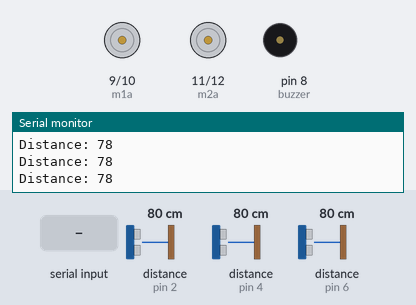
The sketch below on a simulated Arduino Uno, built with avr-gcc and run on an emulated ATmega328P. Parts: motor-driver pin pairs drawn as motors (green arrow = first pin HIGH = forward, orange = second pin HIGH = backward, longer = more drive), buzzer (waves = sounding, pin HIGH), the last lines printed to the serial monitor. Wiring (inferred from the names in the program): 3 × ultrasonic range finder: trigger pin 3, echo pin 2 / trigger pin 5, echo pin 4 / trigger pin 7, echo pin 6. The test bench sets the inputs (shaded band); at power-on: distance to the obstacle (sensors on pin 2, pin 4, pin 6) 80 cm. The echo pulse lasts 58.3 µs per cm; pins used as bus, display or sensor lines are not drawn.

Above: at 1.2 s.
1.3 s: distance to the obstacle (sensor on pin 2) set to 23 cm
2.8 s: distance to the obstacle (sensor on pin 2) set to 18 cm
At 3.3 s:
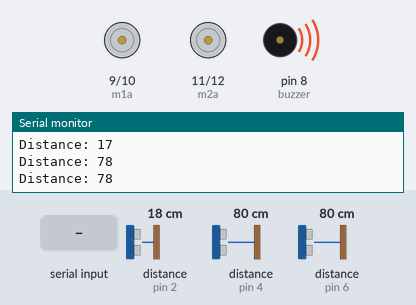
5.8 s: "F" received over Serial
At 6.4 s:
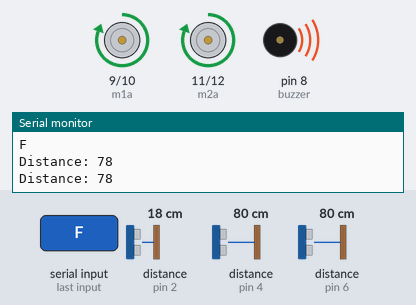
8.8 s: "B" received over Serial
At 9.7 s:
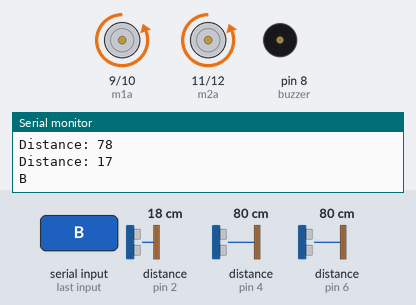
11.8 s: "L" received over Serial
At 12.4 s:
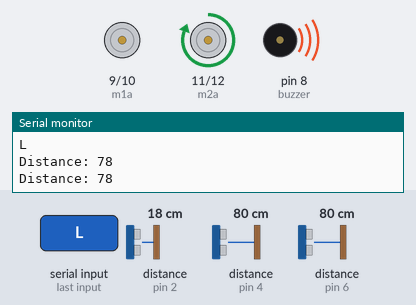
14.8 s: "R" received over Serial
At 15.3 s:
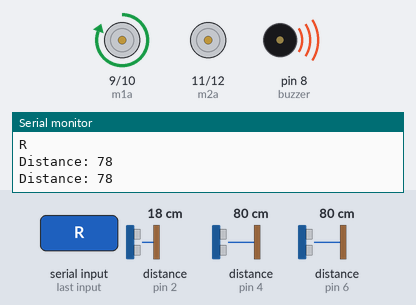
Timing chart, 0 to 18.8 s (numbered marks = the images above; inputs shaded):
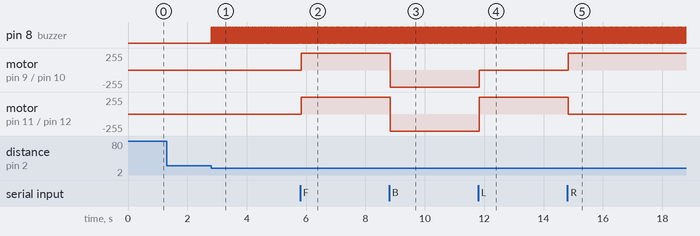

The sketch:

autonomous_food_delivery_robot.ino
```cpp
const int trigPin_1 = 7;
const int echoPin_1 = 6;
const int trigPin_2 = 5;
const int echoPin_2 = 4;
const int trigPin_3 = 3;
const int echoPin_3 = 2;
const int buzzer =8;
long duration;
int distance;
int safetyDistance;
int m1a = 9;
int m1b = 10;
int m2a = 11;
int m2b = 12;
char val;

void setup()
{
pinMode(trigPin_1, OUTPUT); // Sets the trigPin as an Output
pinMode(echoPin_1, INPUT);// Sets the echoPin as an Input
pinMode(trigPin_2, OUTPUT); // Sets the trigPin as an Output
pinMode(echoPin_2, INPUT);// Sets the echoPin as an Input
pinMode(trigPin_3, OUTPUT); // Sets the trigPin as an Output
pinMode(echoPin_3, INPUT);// Sets the echoPin as an Input
pinMode(buzzer, OUTPUT);
pinMode(m1a, OUTPUT);  // Digital pin 10 set as output Pin
pinMode(m1b, OUTPUT);  // Digital pin 11 set as output Pin
pinMode(m2a, OUTPUT);  // Digital pin 12 set as output Pin
pinMode(m2b, OUTPUT); // Digital pin 13 set as output Pin
Serial.begin(9600);
}

void loop()
{
  left();
  right();
  forward();
  while (Serial.available() > 0)
  {
  val = Serial.read();
  Serial.println(val);
  }

  if( val == 'F') // Forward
    {
      digitalWrite(m1a, HIGH);
      digitalWrite(m1b, LOW);
      digitalWrite(m2a, HIGH);
      digitalWrite(m2b, LOW);
      Serial.println("F");
    }
  else if(val == 'B') // Backward
    {
      digitalWrite(m1a, LOW);
      digitalWrite(m1b, HIGH);
      digitalWrite(m2a, LOW);
      digitalWrite(m2b, HIGH);
      Serial.println("B");
    }

    else if(val == 'L') //Left
    {
    digitalWrite(m1a, LOW);
    digitalWrite(m1b, LOW);
    digitalWrite(m2a, HIGH);
    digitalWrite(m2b, LOW);
     Serial.println("L");
    }
    else if(val == 'R') //Right
    {
    digitalWrite(m1a, HIGH);
    digitalWrite(m1b, LOW);
    digitalWrite(m2a, LOW);
    digitalWrite(m2b, LOW);
     Serial.println("R");
    }

  else if(val == 'S') //Stop
    {
    digitalWrite(m1a, LOW);
    digitalWrite(m1b, LOW);
    digitalWrite(m2a, LOW);
    digitalWrite(m2b, LOW);
    }
  else if(val == 'I') //Forward Right
    {
    digitalWrite(m1a, HIGH);
    digitalWrite(m1b, LOW);
    digitalWrite(m2a, LOW);
    digitalWrite(m2b, LOW);
    }
  else if(val == 'J') //Backward Right
    {
    digitalWrite(m1a, LOW);
    digitalWrite(m1b, HIGH);
    digitalWrite(m2a, LOW);
    digitalWrite(m2b, LOW);
    }
   else if(val == 'G') //Forward Left
    {
    digitalWrite(m1a, LOW);
    digitalWrite(m1b, LOW);
    digitalWrite(m2a, HIGH);     digitalWrite(m2b, LOW);
    }
  else if(val == 'H') //Backward Left
    {
    digitalWrite(m1a, LOW);
    digitalWrite(m1b, LOW);
    digitalWrite(m2a, LOW);
    digitalWrite(m2b, HIGH);
    }
}
void left()
{
digitalWrite(trigPin_1, LOW);
delayMicroseconds(2);

// Sets the trigPin on HIGH state for 10 micro seconds
digitalWrite(trigPin_1, HIGH);
delayMicroseconds(10);
digitalWrite(trigPin_1, LOW);

// Reads the echoPin, returns the sound wave travel time in microseconds
duration = pulseIn(echoPin_1, HIGH);

// Calculating the distance
distance= duration*0.034/2;

safetyDistance = distance;
if (safetyDistance <= 20)   // You can change safe distance from here changing value Ex. 20 , 40 , 60 , 80 , 100, all in cm
{
  digitalWrite(buzzer, HIGH);
}
else{
  digitalWrite(buzzer, LOW);
}

// Prints the distance on the Serial Monitor
Serial.print("Distance: ");
Serial.println(distance);

}
void right()
{
digitalWrite(trigPin_2, LOW);
delayMicroseconds(2);

// Sets the trigPin on HIGH state for 10 micro seconds
digitalWrite(trigPin_2, HIGH);
delayMicroseconds(10);
digitalWrite(trigPin_2, LOW);

// Reads the echoPin, returns the sound wave travel time in microseconds
duration = pulseIn(echoPin_2, HIGH);

// Calculating the distance
distance= duration*0.034/2;

safetyDistance = distance;
if (safetyDistance <= 20)   // You can change safe distance from here changing value Ex. 20 , 40 , 60 , 80 , 100, all in cm
{
  digitalWrite(buzzer, HIGH);
}
else{
  digitalWrite(buzzer, LOW);
}

// Prints the distance on the Serial Monitor
Serial.print("Distance: ");
Serial.println(distance);

}
void forward()
{
digitalWrite(trigPin_3, LOW);
delayMicroseconds(2);

// Sets the trigPin on HIGH state for 10 micro seconds
digitalWrite(trigPin_3, HIGH);
delayMicroseconds(10);
digitalWrite(trigPin_3, LOW);

// Reads the echoPin, returns the sound wave travel time in microseconds
duration = pulseIn(echoPin_3, HIGH);

// Calculating the distance
distance= duration*0.034/2;

safetyDistance = distance;
if (safetyDistance <= 20)   // You can change safe distance from here changing value Ex. 20 , 40 , 60 , 80 , 100, all in cm
{
  digitalWrite(buzzer, HIGH);
}
else{
  digitalWrite(buzzer, LOW);
}

// Prints the distance on the Serial Monitor
Serial.print("Distance: ");
Serial.println(distance);

}
```

Measured:
- the behaviour switches between 22 and 21 cm on distance to the obstacle (sensor on pin 2) (found by bisection; images 0 and 1)
- after the input at 2.8 s, pin 8 (buzzer): alternates HIGH for 0.02 s and LOW for 0.03 s, starting at once
- after the input at 5.8 s, motor on pin 9 (m1a) / pin 10 (m1b), motor on pin 11 (m2a) / pin 12 (m2b): stopped → forward 255/255 at once
- after the input at 8.8 s, motor on pin 9 (m1a) / pin 10 (m1b), motor on pin 11 (m2a) / pin 12 (m2b): forward 255/255 → backward 255/255 at once
- after the input at 11.8 s, motor on pin 9 (m1a) / pin 10 (m1b): backward 255/255 → stopped at once; motor on pin 11 (m2a) / pin 12 (m2b): backward 255/255 → forward 255/255 at once
- after the input at 14.8 s, motor on pin 9 (m1a) / pin 10 (m1b): stopped → forward 255/255 at once; motor on pin 11 (m2a) / pin 12 (m2b): forward 255/255 → stopped at once
